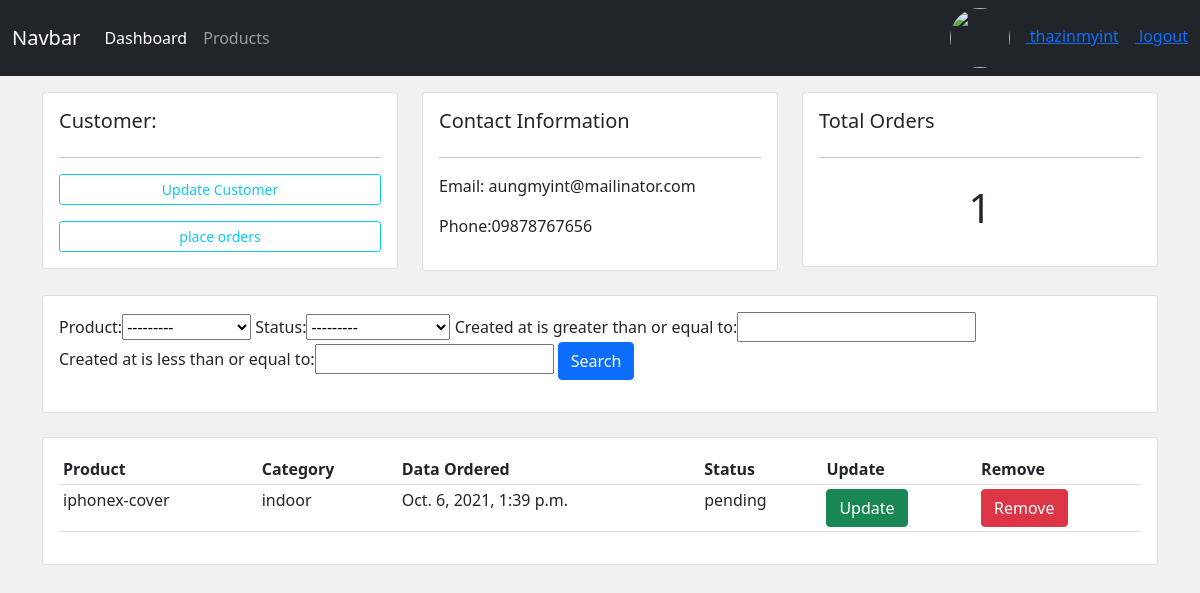
The page /customers/3 (signed in) on the database as committed earlier.
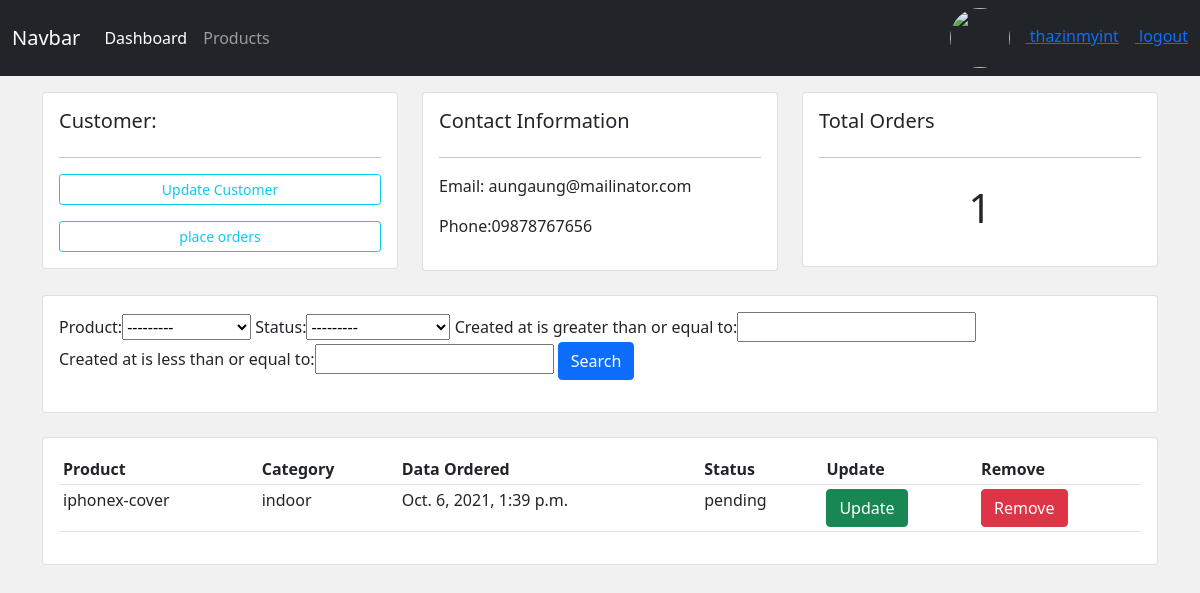
The same page on the database as committed later.
### accounts/models.py (models this page shows, shortened)
class Customer(models.Model):
    user=models.OneToOneField(User,on_delete=models.CASCADE,null=True)
    profile_pic=models.ImageField(null=True,blank=True,upload_to='static/profiles',
    default="static/profiles/default.png")
    email=models.CharField(max_length=200,null=True)
    phone=models.CharField(max_length=200,null=True)
    created_at=models.DateTimeField(auto_now_add=True)

### accounts/decorators.py (the view)
        def wrapper(request,*args, **kwargs):
            if request.user.groups.first().name in roles:
                return view_fun(request,*args, **kwargs) #orderCreate
            else:
                return HttpResponse('you are not authorized');

### accounts/models.py (called while the page is built)
    def __str__(self):
        return self.name

### accounts/views.py (called while the page is built)
@login_required(login_url='/login')
@allowed_roles(roles=['admin'])
def customers(request,id):
    customer=Customer.objects.get(id=id)
    orders=customer.order_set.all()
    order_count=orders.count()
    filterObj=OrderFilter(request.GET,queryset=orders)
    orders=filterObj.qs
    return render(request,'accounts/customers.html',{
        'customer':customer,
        'orders':orders,
        'order_count':order_count,
        'filterObj':filterObj
    })

### accounts/templates/accounts/customers.html
{% extends 'accounts/master.html' %}
{% block content %}
<div class="row">
    <div class="col-md">
        <div class="card card-body">
            <h5>Customer:</h5>
            <hr>
            <a class="btn btn-outline-info btn-sm btn-block" href="">Update
            Customer</a>
            <a class="btn btn-outline-info mt-3 btn-sm btn-block" href="{% url 'order.create' customer.id %}">
            place orders</a>
        </div>
    </div>
    <div class="col-md">
        <div class="card card-body">
            <h5>Contact Information</h5>
            <hr>
            <p>Email: {{customer.email}}</p>
            <p>Phone:{{customer.phone}}</p>
        </div>
    </div>
    <div class="col-md">
        <div class="card card-body">
            <h5>Total Orders</h5>
            <hr>
            <h1 style="text-align: center; padding: 10px">{{order_count}}</h1>
        </div>
    </div>
</div>
<br>
<div class="row">
    <div class="col">
        <div class="card card-body">
            <form method="get">
                {{filterObj.form}}
                <button class="btn btn-primary" type="submit">Search
                </button>
            </form>
        </div>
    </div>
</div>
<br>
<div class="row">
    <div class="col-md">
        <div class="card card-body">
            <table class="table table-sm">
                <tr>
                    <th>Product</th>
                    <th>Category</th>
                    <th>Data Ordered</th>
                    <th>Status</th>
                    <th>Update</th>
                    <th>Remove</th>
                </tr>
                {% for order in orders %}
                    <tr>
                        <td>{{order.product.name}}</td>
                        <td>{{order.product.category}}</td>
                        <td>{{order.created_at}}</td>
                        <td>{{order.status}}</td>
                        <td><a href="{% url 'order.update' order.id %}" class="btn btn-success">Update</a></td>
                        <td><a href="{% url 'order.delete' order.id %}" class="btn btn-danger">Remove</a></td>
                    </tr>
                {% endfor %}
            </table>
        </div>
    </div>
</div>
{% endblock content %}

Rows that differ between the two databases and show on the page:
changed Customer: email "aungmyint@mailinator.com" → "aungaung@mailinator.com"
